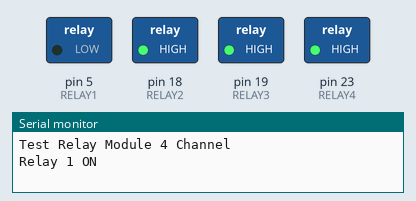
This sketch was run on a simulated Arduino Mega 2560, built with avr-gcc and run on an emulated ATmega2560. Shown: switched loads named in the sketch (green lamp = pin HIGH), the last lines printed to the serial monitor.

Above: at 1.5 s.
At 3.0 s:
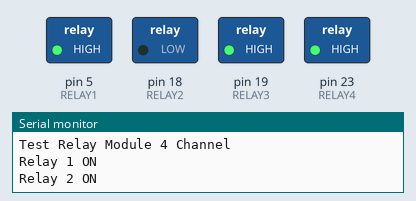
At 4.5 s:
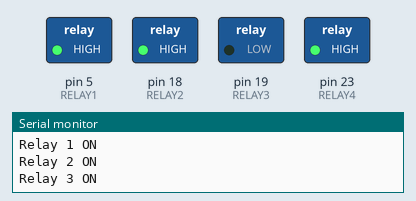
At 6.0 s:
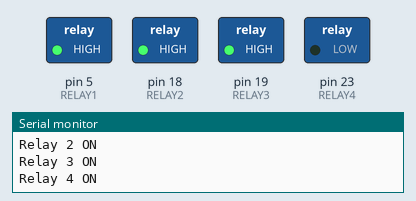
At 8.0 s:
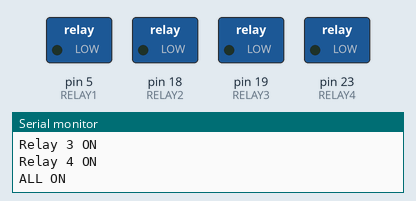
At 10.0 s:
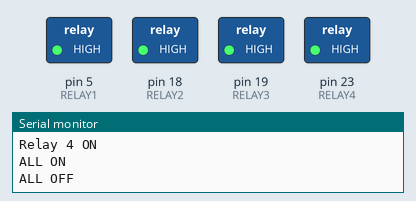
Timing chart, 0 to 14.0 s (numbered marks = the images above):
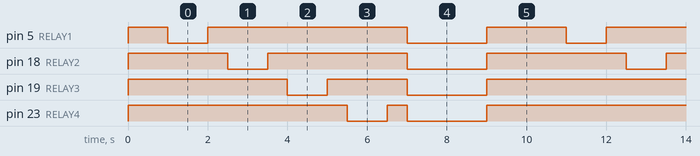

The sketch:

relay.ino
```cpp
#define RELAY1 5
#define RELAY2 18
#define RELAY3 19
#define RELAY4 23

void setup() {
  Serial.begin(115200);
  Serial.println("Test Relay Module 4 Channel");

  pinMode(RELAY1, OUTPUT);
  pinMode(RELAY2, OUTPUT);
  pinMode(RELAY3, OUTPUT);
  pinMode(RELAY4, OUTPUT);

  digitalWrite(RELAY1, HIGH);
  digitalWrite(RELAY2, HIGH);
  digitalWrite(RELAY3, HIGH);
  digitalWrite(RELAY4, HIGH);

  delay(1000);
}

void loop() {
  Serial.println("Relay 1 ON");
  digitalWrite(RELAY1, LOW);   // ON
  delay(1000);
  digitalWrite(RELAY1, HIGH);  // OFF
  delay(500);

  Serial.println("Relay 2 ON");
  digitalWrite(RELAY2, LOW);   // ON
  delay(1000);
  digitalWrite(RELAY2, HIGH);  // OFF
  delay(500);

  Serial.println("Relay 3 ON");
  digitalWrite(RELAY3, LOW);   // ON
  delay(1000);
  digitalWrite(RELAY3, HIGH);  // OFF
  delay(500);

  Serial.println("Relay 4 ON");
  digitalWrite(RELAY4, LOW);   // ON
  delay(1000);
  digitalWrite(RELAY4, HIGH);  // OFF
  delay(500);

  // turn on all
  Serial.println("ALL ON");
  digitalWrite(RELAY1, LOW);
  digitalWrite(RELAY2, LOW);
  digitalWrite(RELAY3, LOW);
  digitalWrite(RELAY4, LOW);
  delay(2000);

  // turn off all
  Serial.println("ALL OFF");
  digitalWrite(RELAY1, HIGH);
  digitalWrite(RELAY2, HIGH);
  digitalWrite(RELAY3, HIGH);
  digitalWrite(RELAY4, HIGH);
  delay(2000);
}
```

Measured:
- by itself, pin 5 (RELAY1): repeats every 10.0 s: HIGH 5.0 s, LOW 2.0 s, HIGH 2.0 s, LOW 1.0 s
- by itself, pin 18 (RELAY2): repeats every 10.0 s: HIGH 3.5 s, LOW 2.0 s, HIGH 3.5 s, LOW 1.0 s
- by itself, pin 19 (RELAY3): repeats every 10.0 s: HIGH 2.0 s, LOW 2.0 s, HIGH 5.0 s, LOW 1.0 s
- by itself, pin 23 (RELAY4): repeats every 10.0 s: HIGH 0.50 s, LOW 2.0 s, HIGH 6.5 s, LOW 1.0 s
